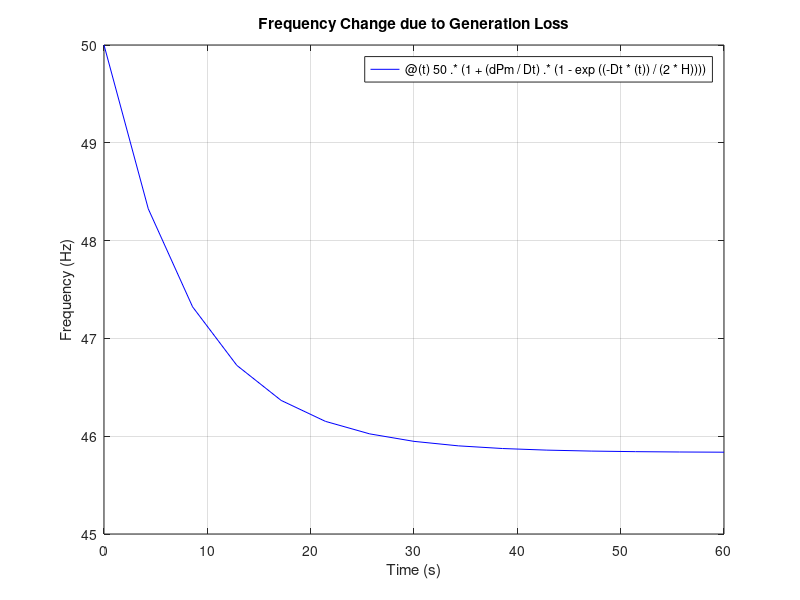
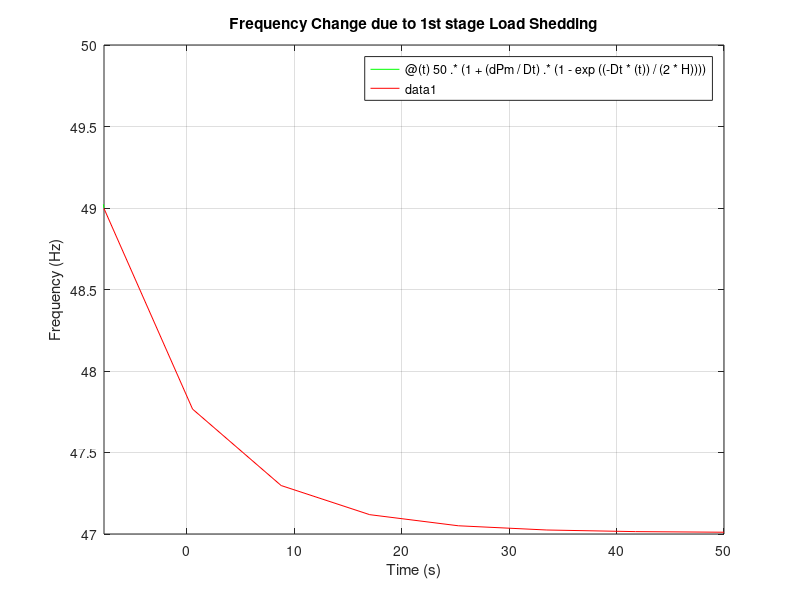
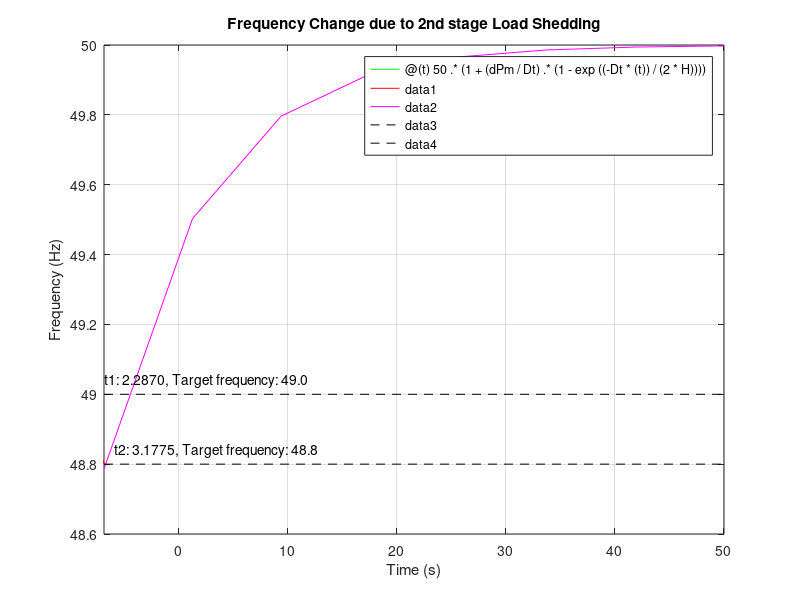

The MATLAB source for these figures, in order:
%Global Variables
clear;
clc;
PerUnitBase=10000;
SystemDemand=12000;
dPl0=SystemDemand./PerUnitBase;
dPm=-0.1;
H=5;
D=1;
PL0=SystemDemand/PerUnitBase;
Dt=D*PL0;

%Frequency Change due to Generation Loss
fgl=@(t) 50.*(1+(dPm / Dt) .* (1 - exp((-Dt * (t)) / (2 * H))));
figure;
fplot (fgl,[0 60], 'b');
grid on
xticklabels({'0','10','20','30','40','50','60'})
xlabel('Time (s)');  % Label for the horizontal axis
ylabel('Frequency (Hz)');  % Label for the vertical axis
title('Frequency Change due to Generation Loss');

% Frequency Change due to 1st stage Load Shedding
UFLSblock1st = 49;
LoadShedPercent1st = 2.5
LoadShed1st = LoadShedPercent1st / 100;
dPl1 = -1*(LoadShed1st .* SystemDemand) / PerUnitBase;
t1 = ((-2 * H) / Dt) * log(1 - (Dt / dPm) * ((UFLSblock1st - 50) / 50))
Dt1 = (dPl0 - -1*dPl1) * D;
f1 =@(t) 50 .* (1 + (dPm / Dt1) .* (1 - exp((-Dt1 * (t)) / (2 * H))) + (-1*dPl1 / Dt1) .* (1 - exp((-Dt1 * (t - t1)) / (2 * H))));

figure;
fplot (fgl,[0 t1], 'g');
grid on;
hold on;
fplot (f1,[t1 60], 'r');
hold off;
xticklabels({'0', '10', '20', '30', '40', '50', '60'});
xlabel('Time (s)');  % Label for the horizontal axis
ylabel('Frequency (Hz)');  % Label for the vertical axis
title('Frequency Change due to 1st stage Load Shedding');

% Frequency Change due to 2nd stage Load Shedding
UFLSblock2nd = 48.8
LoadShedPercent2nd = 5.833
LoadShed2nd = LoadShedPercent2nd / 100;
dPl2 = -1*(LoadShed2nd .* SystemDemand) / PerUnitBase;
Dt2 = (dPl0 - -1*dPl1 - -1*dPl2) * D;
% Find the time corresponding to frequency 48.8 Hz
t1_inter=[0:0.001:60];
f1_inter=50 .* (1 + (dPm / Dt1) .* (1 - exp((-Dt1 * (t1_inter)) / (2 * H))) + (-1*dPl1 / Dt1) .* (1 - exp((-Dt1 * (t1_inter - t1)) / (2 * H))));
target_frequency = 48.8;
t2= interp1(f1_inter, t1_inter, target_frequency, 'linear', 'extrap')
f2 =@(t) 50 .* (1 + (dPm / Dt2) .* (1 - exp((-Dt2 * (t)) / (2 * H))) + (-1*dPl1 / Dt2) .* (1 - exp((-Dt2 * (t - t1)) / (2 * H))) + (-1*dPl2 / Dt2) .* (1 - exp((-Dt2 * (t - t2)) / (2 * H))));
figure;
fplot (fgl,[0 t1], 'g');
grid on;
hold on;
fplot (f1,[t1 t2], 'r');
fplot (f2,[t2 60], 'm');
grid on;

% Extend vertical and horizontal dashed lines
% line([t1 t1], ylim, 'Color', 'k', 'LineStyle', '--'); % Vertical line
line(xlim, [UFLSblock1st UFLSblock1st], 'Color', 'k', 'LineStyle', '--'); % Horizontal line
line(xlim, [UFLSblock2nd UFLSblock2nd], 'Color', 'k', 'LineStyle', '--'); % Horizontal line
% Display the marker coordinates with an offset
Aoffset_x = 0.9; % Offset for x-coordinate
Aoffset_y = 0.02; % Offset for y-coordinate
text(t1 + Aoffset_x, UFLSblock1st + Aoffset_y, ...
    sprintf('t1: %.4f, Target frequency: %.1f', t1, UFLSblock1st), ...
    'VerticalAlignment', 'bottom', 'HorizontalAlignment', 'left');
% Display the marker coordinates with an offset
Boffset_x = 1.0; % Offset for x-coordinate
Boffset_y = 0.02; % Offset for y-coordinate
text(t2 + Boffset_x, UFLSblock2nd + Boffset_y, ...
    sprintf('t2: %.4f, Target frequency: %.1f', t2, UFLSblock2nd), ...
    'VerticalAlignment', 'bottom', 'HorizontalAlignment', 'left');
xticklabels({'0', '10', '20', '30', '40', '50', '60'});
xlabel('Time (s)');  % Label for the horizontal axis
ylabel('Frequency (Hz)');  % Label for the vertical axis
title('Frequency Change due to 2nd stage Load Shedding');





% % Frequency Change due to 3rd stage Load Shedding
% UFLSblock3rd = 48.6
% LoadShedPercent3rd = 8.333
% LoadShed3rd = LoadShedPercent3rd / 100;
% dPl3 = (-1*LoadShed3rd .* SystemDemand) / PerUnitBase;
% Dt3 = (dPl0 - -1*dPl1 - -1*dPl2--1*dPl3) * D;



% % Find the time corresponding to frequency 48.6 Hz
% target_frequency2 = 48.6;
% t2_inter=[0:0.001:60];
% f2_inter=50 .* (1 + (dPm / Dt2) .* (1 - exp((-Dt2 * (t2_inter)) / (2 * H))) + (-1*dPl1 / Dt2) .* (1 - exp((-Dt2 * (t2_inter - t1)) / (2 * H))) + (-1*dPl2 / Dt2) .* (1 - exp((-Dt2 * (t2_inter - t2)) / (2 * H))));
% t3 = interp1(f2_inter, t2_inter, target_frequency2, 'linear', 'extrap')
% f3 =@(t) 50 .* (1 + (dPm / Dt3) .* (1 - exp((-Dt3 * (t)) / (2 * H))) + (-1*dPl1 / Dt3) .* (1 - exp((-Dt3 * (t - t1)) / (2 * H))) + (-1*dPl2 / Dt3) .* (1 - exp((-Dt3 * (t - t2)) / (2 * H))) + (-1*dPl3 / Dt3) .* (1 - exp((-Dt3 * (t - t3)) / (2 * H))));
% figure;
% fplot (fgl,[0 t1], 'black');
% grid on;
% hold on;
% fplot (f1,[t1 t2],'g');
% fplot (f2,[t2 t3],'r');
% fplot (f3,[t3 60],'b');
% % Plot the marker at the calculated time
% plot(t1, UFLSblock1st, 'x', 'MarkerSize', 10, 'DisplayName', 'Point');
% plot(t2, UFLSblock2nd, 'x', 'MarkerSize', 10, 'DisplayName', 'Point');
% plot(t3, UFLSblock3rd, 'x', 'MarkerSize', 10, 'DisplayName', 'Point');
% xticklabels({'0', '10', '20', '30', '40', '50', '60'});
% xlabel('Time (s)');  % Label for the horizontal axis
% ylabel('Frequency (Hz)');  % Label for the vertical axis
% title('Frequency Change due to 3rd stage Load Shedding');
